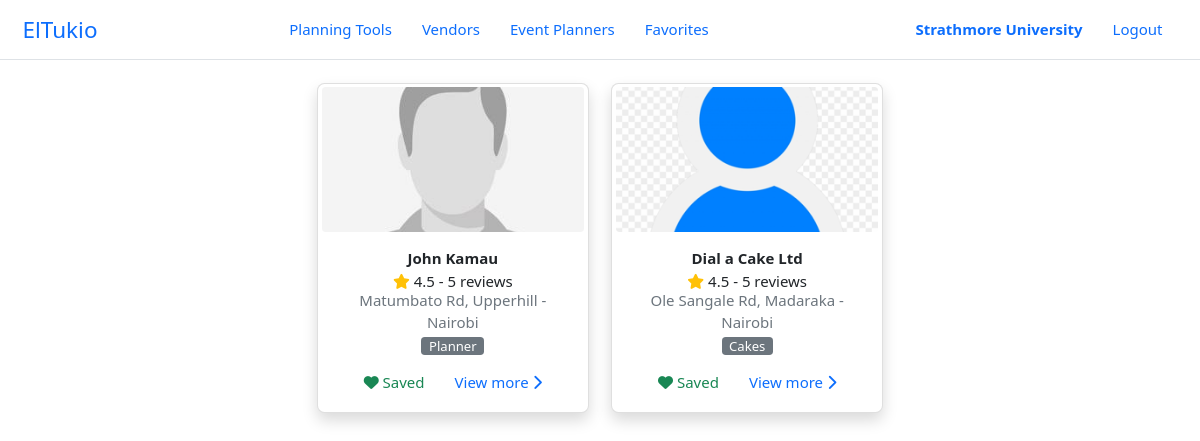
The page /organizer/bookmarks/ (signed in) on the database as committed earlier.
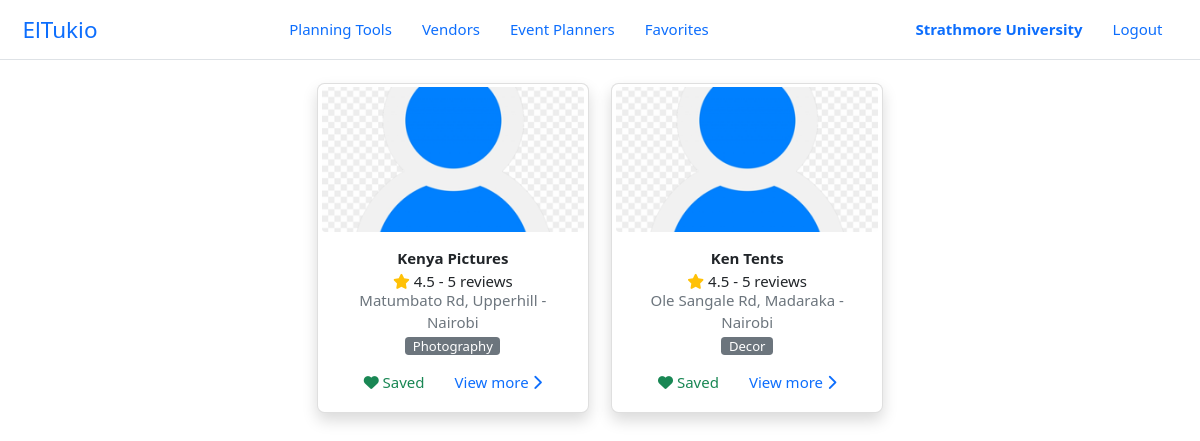
The same page on the database as committed later.
### el_tukio/models.py (models this page shows, shortened)
class Planner(models.Model):
    user = models.OneToOneField(User, on_delete=CASCADE, primary_key=True)
    description = models.TextField(max_length=5000, help_text='Brief description of your business')
    services_offered = models.TextField(max_length=5000, help_text='List the particular services your business offers')
    city = models.CharField(max_length=100, help_text='Primary (Current) city of residence')
    location = models.CharField(max_length=200, help_text='EG: Ole Sangale Rd, Madaraka')  # street code
    up_for_business = models.BooleanField(default=True, help_text='Ready to take business at the moment?')
    bookmarks = models.ManyToManyField(User, related_name='planner_bookmarks')

class User(AbstractUser):
    class UserType(models.IntegerChoices):
        ORGANIZER = 0, _('Organizer')
        PLANNER = 1, _('Planner')
        VENDOR = 3, _('Vendor')
        __empty__ = _('(Unkown)')
    class AccountType(models.IntegerChoices):
        PERSONAL = 1, _('Personal')
        ORGANIZATION = 2, _('Organization')
        __empty__ = _('--------------')
    user_type = models.SmallIntegerField(blank=True, null=True, choices=UserType.choices)
    phone_number = PhoneNumberField(blank=True, null=True, unique=True)
    profile = models.ImageField(default='default.png', upload_to='profile_pics')
    account_type = models.SmallIntegerField(blank=True, null=True, choices=UserType.choices)
    location = models.OneToOneField(Location, blank=True, null=True, on_delete=models.SET_NULL)
    @property
    def is_organizer(self):
        return self.user_type == self.UserType.ORGANIZER
    @property
    def is_planner(self):
        return self.user_type == self.UserType.PLANNER
    @property
    def is_vendor(self):
        return self.user_type == self.UserType.VENDOR
    @property
    def full_name(self):
        return self.get_full_name()
    class Meta:
        ordering = ['last_name', 'first_name']

class Vendor(models.Model):
    user = models.OneToOneField(User, on_delete=CASCADE, primary_key=True)
    business_name = models.CharField(max_length=100)
    category = models.ForeignKey(VendorCategory, on_delete=SET_NULL, null=True, blank=True, help_text='Select a category for your business.')
    description = models.TextField(max_length=5000, help_text='Brief description of your business')
    services_offered = models.TextField(max_length=5000, help_text='List the particular services your business offers')
    city = models.CharField(max_length=100, help_text='City in which your business is located')
    location = models.CharField(max_length=200, help_text='EG: Ole Sangale Rd, Madaraka')  # street code
    open_hours = models.CharField(max_length=500, default='24/7', help_text='Business service (working) times')
    up_for_business = models.BooleanField(default=True, help_text='Ready to take business at the moment?')

class VendorCategory(models.Model):
    name = models.CharField( max_length=200, help_text='Select a category (EG: Venues)')
    class Meta:
        verbose_name = _('Vendor Category')
        verbose_name_plural = _('Vendor Categories')

### el_tukio/utils/decorators.py (the view)
    def wrapper_func(request, *args, **kwargs):
        if request.user.is_authenticated and (request.user.is_planner or request.user.is_organizer):
            return view_func(request, *args, **kwargs)
        else:
            error_msg = 'Unauthorised action. You must be an event planner or organizer to access this page!'
            return HttpResponse(error_msg)

### el_tukio/views/main.py (called while the page is built)
@planner_or_organizer_required
def bookmarks(request, user_type):
    context = {}
    bookmarked_ids = list()
    if (request.user.is_organizer):
        bookmarked_ids = list(request.user.organizer.bookmarks.all().values('id'))
    elif (request.user.is_planner):
        bookmarked_ids = list(request.user.planner.bookmarks.all().values('id'))
    bookmarked_ids = tuple([x['id'] for x in bookmarked_ids])
    context['bookmarks'] = list(Planner.objects.filter(user_id__in=bookmarked_ids))
    context['bookmarks'] += list(Vendor.objects.filter(user_id__in=bookmarked_ids))
    return render(request, 'main/bookmarks.html', context)

### templates/main/bookmarks.html (shortened to what this page needs)
{% extends 'base.html' %}
{% block body %}
{% include 'components/header.html' %}
<div class="p-body">
    <div class="results-wrapper text-center">
        <div class="row row-cols-1 row-cols-md-3 row-cols-lg-4 justify-content-center">
            {% for seller in bookmarks %}
            <div class="col">
                <div class="card card-search-result p-1 rounded-sm shadow h-100">
                    <img src="{{ seller.user.profile.url }}" class="rounded" alt="profile">
                    <div class="card-body">
                        <div class="fs-6"><strong>
                            {% if seller.user.is_vendor %}
                            {{ seller.business_name }}
                            {% else %}
                            {{ seller.user.full_name }}
                            {% endif %}
                        </strong></div>
                        <div class="rating">
                            <span class="text-warning"><i class="fas fa-star"></i></span>
                            <span class="num">4.5 - 5 reviews</span>
                        </div>
                        <div class="card-subtitle text-muted">{{ seller.location }} - {{ seller.city }}</div>
                        <small class="btn-secondary rounded px-2">
                            {% if seller.user.is_vendor %}
                            {{ seller.category.name }}
                            {% else %}
                            {{ seller.user.get_user_type_display }}
                            {% endif %}
                        </small>
                        <div class="d-flex justify-content-center gap-lg mt-3">
                            <a href="{% url 'remove-bookmark' seller.user_id %}" class="text-success">
                                <i class="fa-solid fa-heart"></i>
                                Saved
                            </a>
                            <a href="{% url 'seller-details' seller.user_id %}">
                                View more
                                <i class="fa-solid fa-chevron-right"></i>
                            </a>
                        </div>
                    </div>
                </div>
            </div>
            {% empty %}
            <div class="text-danger">No vendor bookmarked!</div>
            {% endfor %}
        </div>
    </div>
</div>
{% endblock body %}

Rows that differ between the two databases and show on the page:
no longer on this page (row unchanged): Planner: user.profile (placeholder picture), user.full_name "John Kamau", location "Matumbato Rd, Upperhill", city "Nairobi", user.user_type "Planner"
no longer on this page (row unchanged): Vendor: user.profile (placeholder picture), business_name "Dial a Cake Ltd", location "Ole Sangale Rd, Madaraka", city "Nairobi", category.name "Cakes"
now on this page (row unchanged): Vendor: user.profile (placeholder picture), business_name "Kenya Pictures", location "Matumbato Rd, Upperhill", city "Nairobi", category.name "Photography"
added Vendor: user.profile (placeholder picture), business_name "Ken Tents", location "Ole Sangale Rd, Madaraka", city "Nairobi", category.name "Decor"
